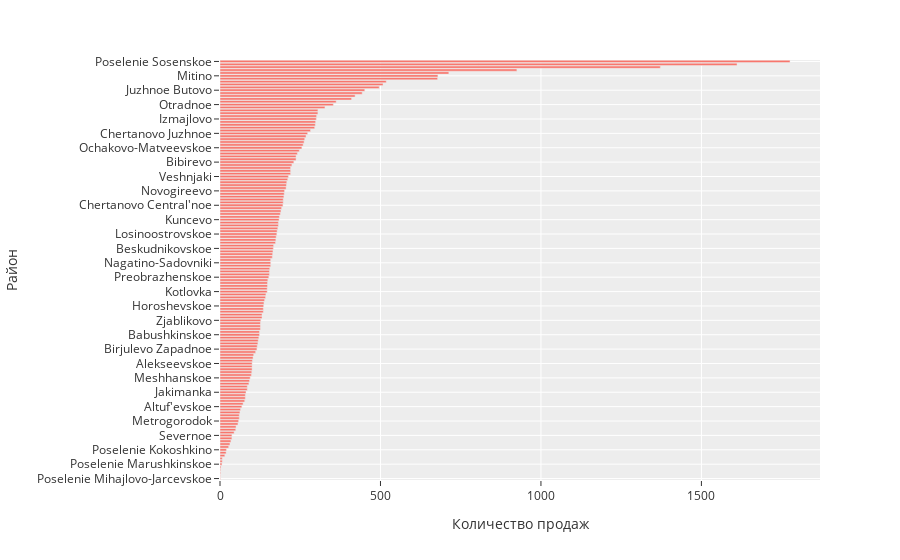

Notebook cell for this chart:
### Markdown cell above
3. Визуализируйте количество проданных квартир в разных районах

### Code cell
sales = df['sub_area'].value_counts().reset_index()
sales.columns = ['district', 'sales_count']
n = sales.shape[0]
top_districts = sales.sort_values('sales_count', ascending=True).tail(n)

fig = px.bar(top_districts,
             x='sales_count',
             y='district',
             labels={'sales_count': 'Количество продаж', 'district': 'Район'},
             template='ggplot2')
fig.show()

### Figure 1 — Plotly figure (JSON) as saved in the notebook; plotly's stock layout.template omitted (floating-point values rounded to 4 significant figures; data arrays with more than 128 entries replaced by an {"elided": "..."} marker saying what was removed)
{"data": [{"alignmentgroup": "True", "hovertemplate": "Количество продаж=%{x}<br>Район=%{y}<extra></extra>", "legendgroup": "", "marker": {"color": "#F8766D", "pattern": {"shape": ""}}, "name": "", "offsetgroup": "", "orientation": "h", "showlegend": false, "textposition": "auto", "type": "bar", "x": {"elided": "146 int values"}, "xaxis": "x", "y": {"elided": "146 str values"}, "yaxis": "y"}], "layout": {"barmode": "relative", "legend": {"tracegroupgap": 0}, "margin": {"t": 60}, "xaxis": {"anchor": "y", "domain": [0, 1], "title": {"text": "Количество продаж"}}, "yaxis": {"anchor": "x", "domain": [0, 1], "title": {"text": "Район"}}}}
